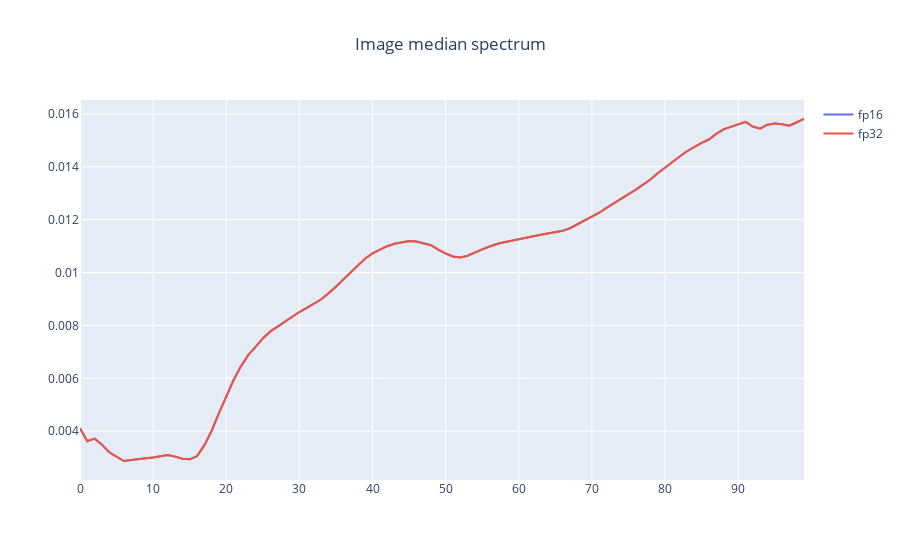

Source (notebook cell):
### Markdown cell above
## Visual comparison

### Code cell
sample_16 = dataset_16[2]
sample_32 = dataset_32[2]
s_16 = sample_16["features"].float().reshape(-1, 100).mean(dim=0)
s_32 = sample_32["features"].reshape(-1, 100).mean(dim=0)

fig = go.Figure()
fig.add_trace(go.Scatter(y=s_16, name="fp16"))
fig.add_trace(go.Scatter(y=s_32, name="fp32"))
fig.update_layout(title_x=0.5, title_text="Image median spectrum")
